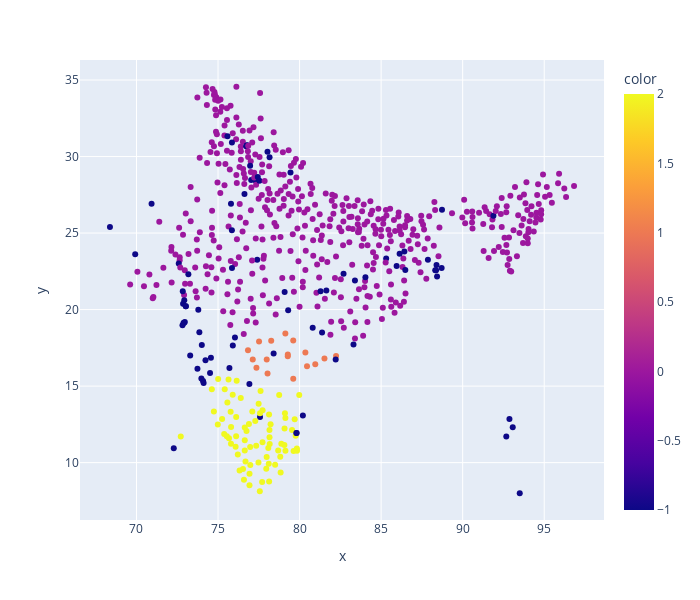

Source (notebook cell):
### Code cell
plot_DBSCAN_clusters(dataset)

### Figure 1 — Plotly figure (JSON) as saved in the notebook; plotly's stock layout.template omitted (floating-point values rounded to 4 significant figures; data arrays with more than 128 entries replaced by an {"elided": "..."} marker saying what was removed)
{"data": [{"hovertemplate": "x=%{x}<br>y=%{y}<br>color=%{marker.color}<extra></extra>", "legendgroup": "", "marker": {"color": {"elided": "624 int values"}, "coloraxis": "coloraxis", "symbol": "circle"}, "mode": "markers", "name": "", "orientation": "v", "showlegend": false, "type": "scatter", "x": {"elided": "624 float values"}, "xaxis": "x", "y": {"elided": "624 float values"}, "yaxis": "y"}], "layout": {"coloraxis": {"colorbar": {"title": {"text": "color"}}, "colorscale": [[0, "#0d0887"], [0.1111, "#46039f"], [0.2222, "#7201a8"], [0.3333, "#9c179e"], [0.4444, "#bd3786"], [0.5556, "#d8576b"], [0.6667, "#ed7953"], [0.7778, "#fb9f3a"], [0.8889, "#fdca26"], [1, "#f0f921"]]}, "height": 600, "legend": {"tracegroupgap": 0}, "margin": {"t": 60}, "width": 700, "xaxis": {"anchor": "y", "domain": [0, 1], "title": {"text": "x"}}, "yaxis": {"anchor": "x", "domain": [0, 1], "title": {"text": "y"}}}}
